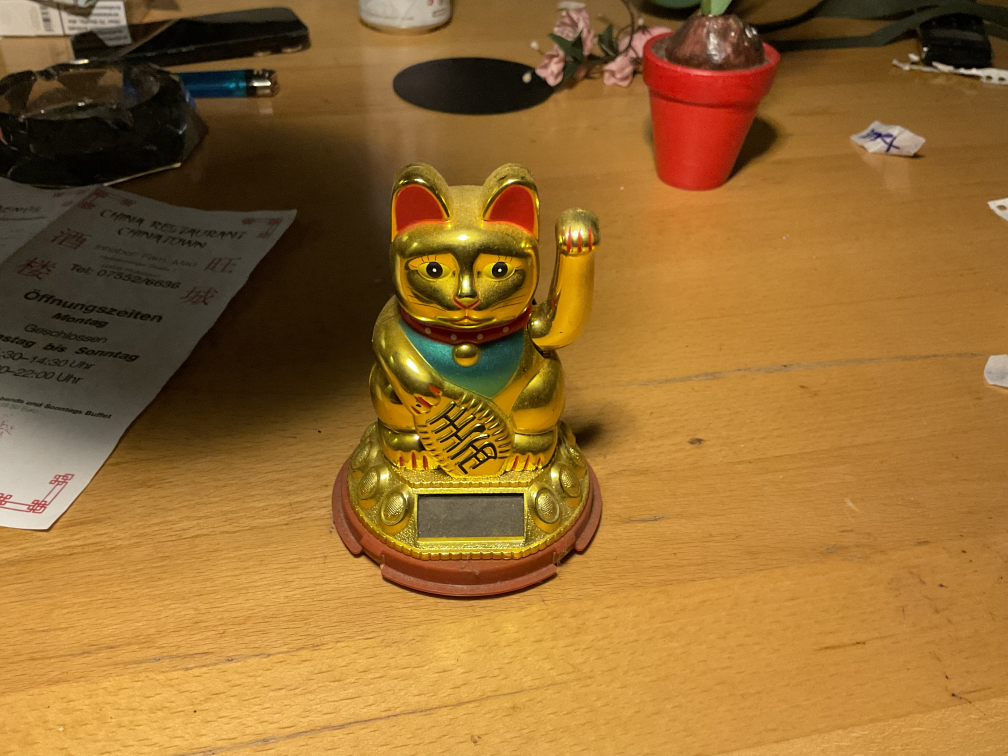
#> input picture nischen/chinatown/flyer/assets/quellen/winkekatze-original.jpeg, 4032 x 3024 px (shown at 1/4 size)
$ python cutout.py
#> lines starting #> are read from the running program, lines starting #| are printed output that depends on the picture
"""Schritt 1: Winkekatze aus dem Originalfoto freistellen (GrabCut).

Ergebnis: _work/crop.png (Bildausschnitt) + _work/mask.png (Freistell-Maske).
Danach grade.py laufen lassen.
"""
import os
import cv2
import numpy as np

HERE = os.path.dirname(os.path.abspath(__file__))
ASSETS = os.path.dirname(HERE)
SRC = f"{ASSETS}/quellen/winkekatze-original.jpeg"
WORK = f"{HERE}/_work"
os.makedirs(WORK, exist_ok=True)

img = cv2.imread(SRC)
#> img is the input picture: shape (3024, 4032, 3); mean B, G, R 49, 106.8, 148.9
if img is None:
    raise SystemExit(f"Quellbild nicht gefunden: {SRC}")
print("Quelle:", img.shape[1], "x", img.shape[0])
#| Quelle: 4032 x 3024

# Grobe Bounding-Box der Katze im Originalfoto
x0, y0, x1, y1 = 1280, 600, 2500, 2400
crop = img[y0:y1, x0:x1]
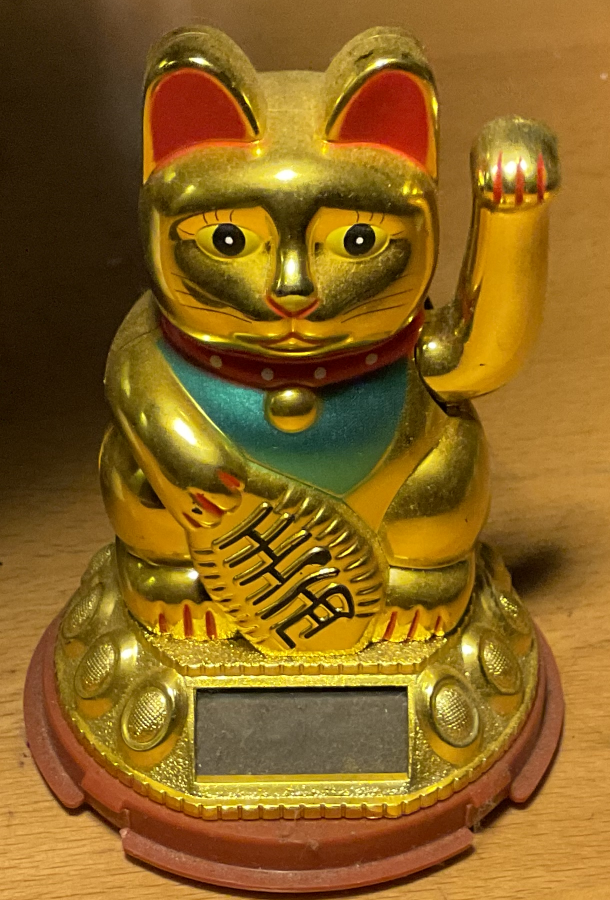
#> crop: shape (1800, 1220, 3) (shown at 1/2 size); mean B, G, R 31, 98.6, 136.9
ch, cw = crop.shape[:2]
#> ch = 1800; cw = 1220

mask = np.zeros((ch, cw), np.uint8)
bgd = np.zeros((1, 65), np.float64)
fgd = np.zeros((1, 65), np.float64)
rect = (int(cw * 0.06), int(ch * 0.03), int(cw * 0.88), int(ch * 0.94))
#> rect = (73, 54, 1073, 1692)
#> (the run stopped early here; a loop or call above may not have finished)
